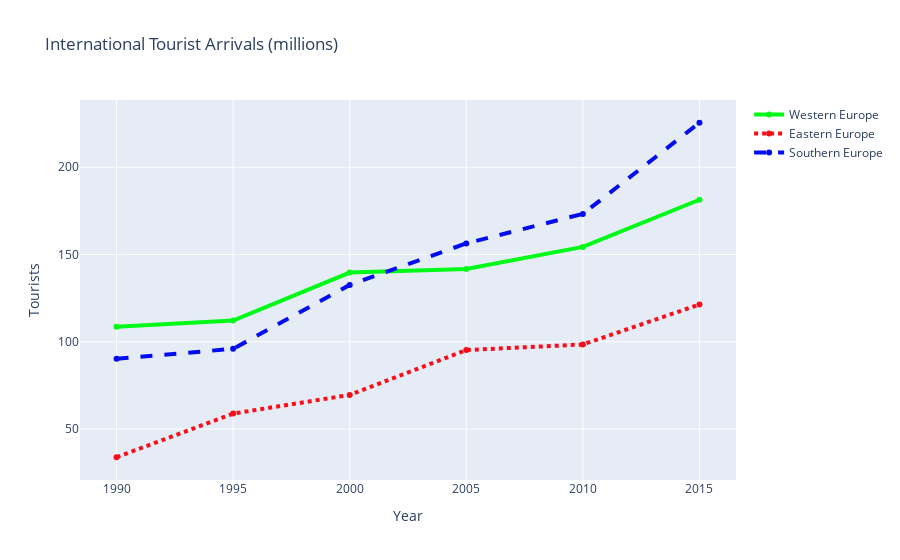

Source (notebook cell):
### Code cell
fig = dict(data=data,layout=layout)

offline.iplot(fig)

### Figure 1 — Plotly figure (JSON) as saved in the notebook; plotly's stock layout.template omitted (floating-point values rounded to 4 significant figures)
{"data": [{"line": {"color": "rgb(0,250,24)", "width": 4}, "name": "Western Europe", "type": "scatter", "x": [1990, 1995, 2000, 2005, 2010, 2015], "y": [108.6, 112.2, 139.7, 141.7, 154.4, 181.4]}, {"line": {"color": "rgb(250,12,24)", "dash": "dot", "width": 4}, "name": "Eastern Europe", "type": "scatter", "x": [1990, 1995, 2000, 2005, 2010, 2015], "y": [33.9, 58.9, 69.6, 95.3, 98.5, 121.4]}, {"line": {"color": "rgb(2,12,240,191)", "dash": "dash", "width": 4}, "name": "Southern Europe", "type": "scatter", "x": [1990, 1995, 2000, 2005, 2010, 2015], "y": [90.3, 96, 132.6, 156.4, 173.3, 225.5]}], "layout": {"title": {"text": "International Tourist Arrivals (millions)"}, "xaxis": {"title": {"text": "Year"}}, "yaxis": {"title": {"text": "Tourists"}}}}
